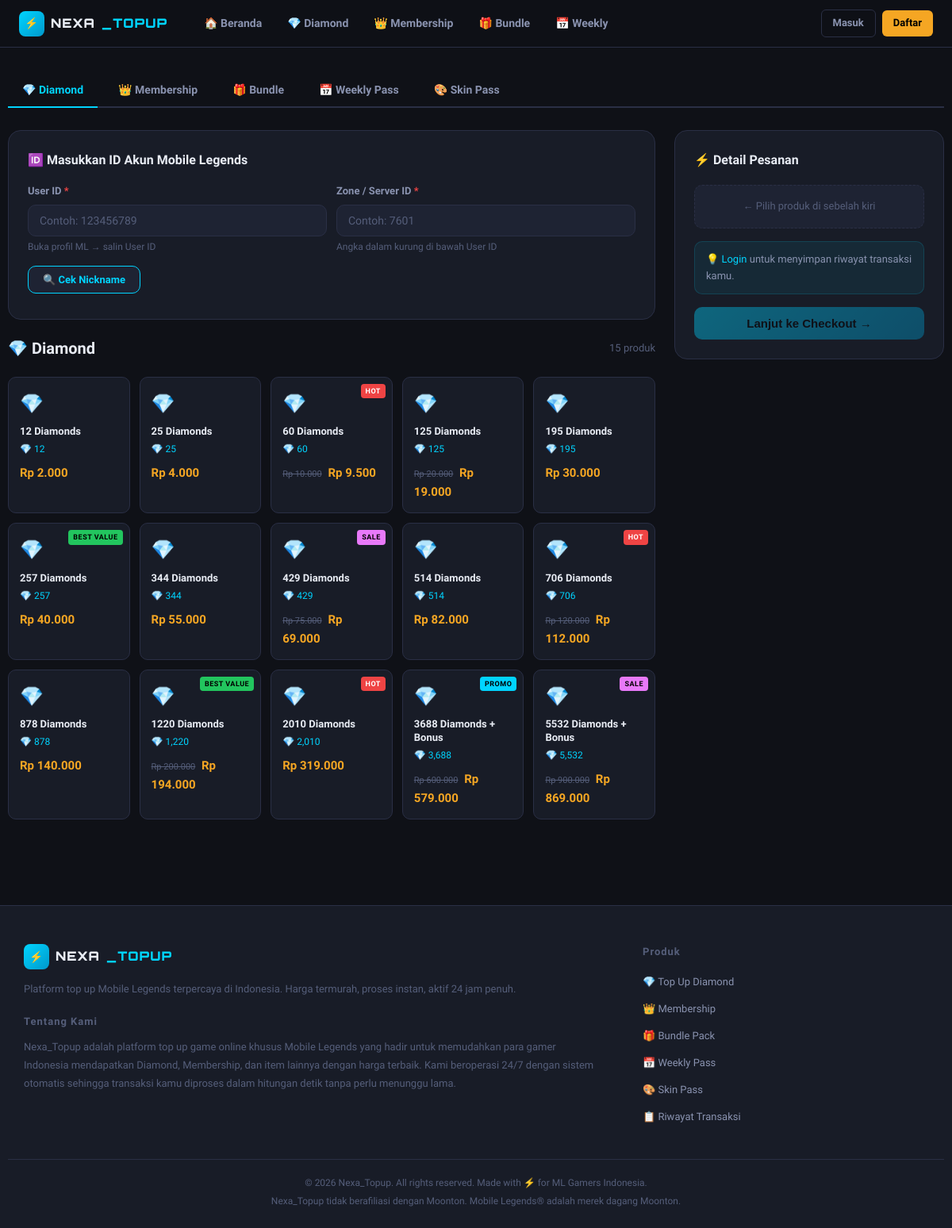
The page /pages/topup.php on the database its author committed.
### tables this page shows
CREATE TABLE categories (
    id         INT AUTO_INCREMENT PRIMARY KEY,
    name       VARCHAR(50) NOT NULL,
    slug       VARCHAR(50) UNIQUE NOT NULL,
    icon       VARCHAR(10) DEFAULT '📦',
    sort_order INT DEFAULT 0
);

CREATE TABLE products (
    id             INT AUTO_INCREMENT PRIMARY KEY,
    category_id    INT NOT NULL,
    name           VARCHAR(100) NOT NULL,
    description    TEXT,
    diamond_amount INT DEFAULT 0,
    price          DECIMAL(12,2) NOT NULL,
    original_price DECIMAL(12,2) DEFAULT NULL,
    badge          VARCHAR(30)   DEFAULT NULL,
    is_active      TINYINT(1) DEFAULT 1,
    sort_order     INT DEFAULT 0,
    created_at     TIMESTAMP DEFAULT CURRENT_TIMESTAMP,
    FOREIGN KEY (category_id) REFERENCES categories(id) ON DELETE CASCADE
);

### config/session.php (called while the page is built, shortened)
<?php
function isLoggedIn(): bool
{
    return isset($_SESSION['user_id']);
}
function formatRupiah(float $amount): string
{
    return 'Rp ' . number_format($amount, 0, ',', '.');
}
function sanitize(string $val): string
{
    return htmlspecialchars(trim($val), ENT_QUOTES, 'UTF-8');
}

### pages/topup.php (the view, shortened to what this page needs)
<?php
require_once __DIR__ . '/../config/db.php';
require_once __DIR__ . '/../config/session.php';
$catSlug   = $_GET['cat'] ?? 'diamond';
$categories = $pdo->query('SELECT * FROM categories ORDER BY sort_order')->fetchAll();
$stmt = $pdo->prepare("
    SELECT p.*, c.name AS cat_name, c.slug AS cat_slug, c.icon AS cat_icon
    FROM products p
    JOIN categories c ON p.category_id = c.id
    WHERE p.is_active = 1 AND c.slug = ?
    ORDER BY p.price ASC
");
$stmt->execute([$catSlug]);
$products = $stmt->fetchAll();
require_once __DIR__ . '/../includes/header.php';
require_once __DIR__ . '/../includes/navbar.php';
?>
<main class="topup-main container">
  <div class="cat-tabs" role="tablist">
    <?php foreach ($categories as $cat): ?>
    <a href="?cat=<?= $cat['slug'] ?>"
       class="cat-tab <?= $cat['slug'] === $catSlug ? 'active' : '' ?>"
       role="tab" aria-selected="<?= $cat['slug'] === $catSlug ? 'true' : 'false' ?>">
      <?= $cat['icon'] ?> <?= sanitize($cat['name']) ?>
    </a>
    <?php endforeach; ?>
  </div>
  <div class="topup-layout">
    <div class="topup-left">
      <div class="id-form-card">
        <h3>🆔 Masukkan ID Akun Mobile Legends</h3>
        <div class="id-form-row">
          <div class="form-group" style="margin-bottom:0">
            <label for="mlUserId">User ID <span class="req">*</span></label>
            <input type="text" id="mlUserId" placeholder="Contoh: 123456789"
                   pattern="[0-9]+" inputmode="numeric" autocomplete="off">
            <small>Buka profil ML → salin User ID</small>
          </div>
          <div class="form-group" style="margin-bottom:0">
            <label for="mlServerId">Zone / Server ID <span class="req">*</span></label>
            <input type="text" id="mlServerId" placeholder="Contoh: 7601"
                   pattern="[0-9]+" inputmode="numeric" autocomplete="off">
            <small>Angka dalam kurung di bawah User ID</small>
          </div>
        </div>
        <div class="verify-wrap" style="margin-top:14px; margin-bottom:0">
          <button type="button" class="btn-verify" onclick="verifyUser()">
            🔍 Cek Nickname
          </button>
        </div>
      </div>
      <div class="section-head">
        <h2 class="section-title">
          <?php foreach ($categories as $c) {
            if ($c['slug'] === $catSlug) { echo $c['icon'] . ' ' . sanitize($c['name']); break; }
          } ?>
        </h2>
        <span class="prod-count"><?= count($products) ?> produk</span>
      </div>
      <?php if (empty($products)): ?>
        <div class="empty-state">
          <div class="empty-icon">📦</div>
          <p>Belum ada produk di kategori ini.</p>
        </div>
      <?php else: ?>
      <div class="product-grid" id="productGrid">
        <?php foreach ($products as $p): ?>
        <div class="product-card" id="pc-<?= $p['id'] ?>"
             onclick="selectProduct(<?= $p['id'] ?>, <?= htmlspecialchars(json_encode($p['name'])) ?>, <?= $p['price'] ?>, <?= $p['diamond_amount'] ?>, '<?= addslashes($p['cat_icon']) ?>')"
             role="button" tabindex="0"
             onkeydown="if(event.key==='Enter'||event.key===' ')selectProduct(<?= $p['id'] ?>,<?= htmlspecialchars(json_encode($p['name'])) ?>,<?= $p['price'] ?>,<?= $p['diamond_amount'] ?>,'<?= addslashes($p['cat_icon']) ?>')">
          <?php if ($p['badge']): ?>
            <div class="p-badge badge-<?= strtolower(str_replace(' ', '-', $p['badge'])) ?>">
              <?= sanitize($p['badge']) ?>
            </div>
          <?php endif; ?>
          <div class="p-icon"><?= $p['cat_icon'] ?></div>
          <div class="p-body">
            <div class="p-name"><?= sanitize($p['name']) ?></div>
            <?php if ($p['diamond_amount'] > 0): ?>
              <div class="p-diamonds">💎 <?= number_format($p['diamond_amount']) ?></div>
            <?php endif; ?>
            <div class="p-price">
              <?php if ($p['original_price']): ?>
                <span class="price-old"><?= formatRupiah($p['original_price']) ?></span>
              <?php endif; ?>
              <span class="price-now"><?= formatRupiah($p['price']) ?></span>
            </div>
          </div>
        </div>
        <?php endforeach; ?>
      </div>
      <?php endif; ?>
    </div>
    <div class="topup-right">
      <div class="order-panel" id="orderPanel">
        <h3>⚡ Detail Pesanan</h3>
        <div id="noSelection" class="no-selection">
          ← Pilih produk di sebelah kiri
        </div>
        <form method="POST" action="<?= BASE_PATH ?>/pages/checkout.php" id="orderForm">
          <?php if (!isLoggedIn()): ?>
          <div class="guest-note">
            💡 <a href="<?= BASE_PATH ?>/auth/login.php">Login</a> untuk menyimpan riwayat transaksi kamu.
          </div>
          <?php endif; ?>
          <button type="submit" class="btn-primary btn-block" id="submitBtn" disabled
                  onclick="syncHiddenFields()">
            Lanjut ke Checkout →
          </button>
        </form>
      </div>
    </div>
  </div>
</main>
<?php require_once __DIR__ . '/../includes/footer.php'; ?>

### includes/header.php (style rules this page uses)
*, *::before, *::after { box-sizing: border-box; margin: 0; padding: 0; }
:root { --bg: #0f1117; --bg2: #181c27; --bg3: #1e2333; --border: #2a2f45; --text: #e8ecf4; --text2: #8a93b0; --text3: #555e7a; --cyan: #00d4ff; --cyan2: #0099cc; --gold: #f5a623; --gold2: #e0902a; --green: #22c55e; --red: #ef4444; --purple: #7c3aed; --radius: 10px; --radius-lg: 16px; --shadow: 0 4px 24px rgba(0,0,0,0.4); --shadow-sm: 0 2px 8px rgba(0,0,0,0.25); }
html { scroll-behavior: smooth; }
body { font-family: 'Rajdhani', 'Segoe UI', sans-serif; font-size: 15px; background: var(--bg); color: var(--text); min-height: 100vh; line-height: 1.6; }
a { color: var(--cyan); text-decoration: none; }
.container { max-width: 1180px; margin: 0 auto; padding: 0 20px; }
.btn-primary { display: inline-block; padding: 12px 24px; background: linear-gradient(135deg, var(--cyan), var(--cyan2)); color: #000; font-weight: 700; font-size: 15px; border: none; border-radius: var(--radius); cursor: pointer; text-decoration: none; transition: all .2s; white-space: nowrap; }
.btn-primary:disabled { opacity: .4; cursor: not-allowed; transform: none; }
.btn-block { width: 100%; text-align: center; display: block; }
.section-head { display: flex; align-items: center; justify-content: space-between; margin-bottom: 20px; }
.section-title { font-size: 20px; font-weight: 700; }
.form-group { margin-bottom: 14px; }
.form-group label { display: block; font-size: 13px; font-weight: 700; color: var(--text2); margin-bottom: 6px; }
.form-group input, .form-group select { width: 100%; padding: 11px 14px; background: var(--bg3); border: 1.5px solid var(--border); border-radius: var(--radius); color: var(--text); font-size: 14px; font-family: inherit; transition: border-color .2s; outline: none; }
.form-group input::placeholder { color: var(--text3); }
.form-group small { font-size: 12px; color: var(--text3); margin-top: 4px; display: block; }
.req { color: var(--red); }
.product-grid { display: grid; grid-template-columns: repeat(auto-fill, minmax(150px, 1fr)); gap: 12px; }
.product-card { background: var(--bg2); border: 1.5px solid var(--border); border-radius: var(--radius); padding: 14px; cursor: pointer; position: relative; transition: all .2s; text-decoration: none; color: var(--text); }
.p-badge { position: absolute; top: 8px; right: 8px; font-size: 9px; font-weight: 800; padding: 2px 6px; border-radius: 4px; letter-spacing: .5px; }
.badge-hot { background: #ef4444; color: #fff; }
.badge-best-value { background: var(--green); color: #000; }
.badge-sale { background: #e879f9; color: #000; }
.badge-promo { background: var(--cyan); color: #000; }
.p-icon { font-size: 24px; margin-bottom: 8px; }
.p-name { font-size: 13px; font-weight: 700; margin-bottom: 3px; line-height: 1.3; }
.p-diamonds { font-size: 12px; color: var(--cyan); margin: 4px 0; }
.p-price { margin-top: 8px; }
.price-old { font-size: 11px; color: var(--text3); text-decoration: line-through; margin-right: 4px; }
.price-now { font-size: 15px; font-weight: 800; color: var(--gold); }

### rows shown on the page
categories: icon "💎", name "Diamond"
categories: icon "👑", name "Membership"
categories: icon "🎁", name "Bundle"
categories: icon "📅", name "Weekly Pass"
categories: icon "🎨", name "Skin Pass"
products: category.icon "💎", name "12 Diamonds", diamond_amount "12", price "Rp 2.000"
products: category.icon "💎", name "25 Diamonds", diamond_amount "25", price "Rp 4.000"
products: badge "HOT", category.icon "💎", name "60 Diamonds", diamond_amount "60", original_price "Rp 10.000", price "Rp 9.500"
products: category.icon "💎", name "125 Diamonds", diamond_amount "125", original_price "Rp 20.000", price "Rp 19.000"
products: category.icon "💎", name "195 Diamonds", diamond_amount "195", price "Rp 30.000"
products: badge "BEST VALUE", category.icon "💎", name "257 Diamonds", diamond_amount "257", price "Rp 40.000"
products: category.icon "💎", name "344 Diamonds", diamond_amount "344", price "Rp 55.000"
products: badge "SALE", category.icon "💎", name "429 Diamonds", diamond_amount "429", original_price "Rp 75.000", price "Rp 69.000"
products: category.icon "💎", name "514 Diamonds", diamond_amount "514", price "Rp 82.000"
products: badge "HOT", category.icon "💎", name "706 Diamonds", diamond_amount "706", original_price "Rp 120.000", price "Rp 112.000"
products: category.icon "💎", name "878 Diamonds", diamond_amount "878", price "Rp 140.000"
products: badge "BEST VALUE", category.icon "💎", name "1220 Diamonds", diamond_amount "1,220", original_price "Rp 200.000", price "Rp 194.000"
products: badge "HOT", category.icon "💎", name "2010 Diamonds", diamond_amount "2,010", price "Rp 319.000"
products: badge "PROMO", category.icon "💎", name "3688 Diamonds + Bonus", diamond_amount "3,688", original_price "Rp 600.000", price "Rp 579.000"
products: badge "SALE", category.icon "💎", name "5532 Diamonds + Bonus", diamond_amount "5,532", original_price "Rp 900.000", price "Rp 869.000"

### other values the page prints
$label "🏠 Beranda 💎 Diamond 👑 Membership 🎁 Bundle 📅 Weekly"
count($products) "15"
